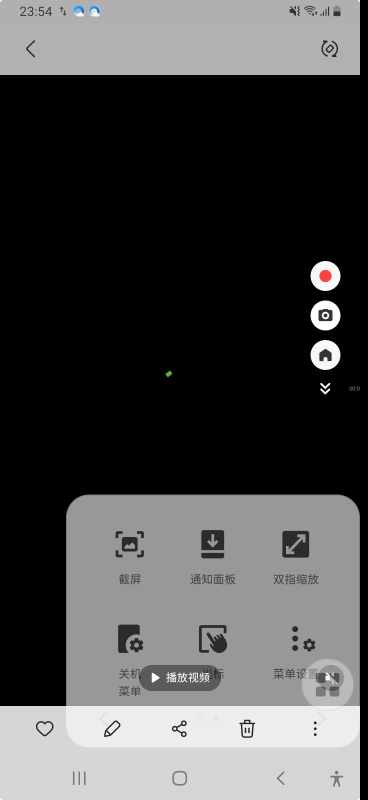
#> input picture exercise/snapshots/1653839694941.jpg, 736 x 1600 px (shown at 1/2 size); its folder holds only this picture in this run
$ python 07_05.py
#> lines starting #> are read from the running program, lines starting #| are printed output that depends on the picture
#你有一个目录，装了很多照片，把它们的尺寸变成都不大于 iPhone5 分辨率的大小。

import glob
from PIL import Image
import os

def resize_img(s):
#> called with s = (640, 1136)
    file_paths = glob.glob("./snapshots/*.jpg")
    print(file_paths)
    for p in file_paths:
        name = os.path.basename(p)
        img = Image.open(p)
#> img is the input picture: PIL image 736x1600 RGB; mean R, G, B 73.5, 73.4, 73.5
        print(img.format,img.size)
#| JPEG (736, 1600)
        img.thumbnail(s)
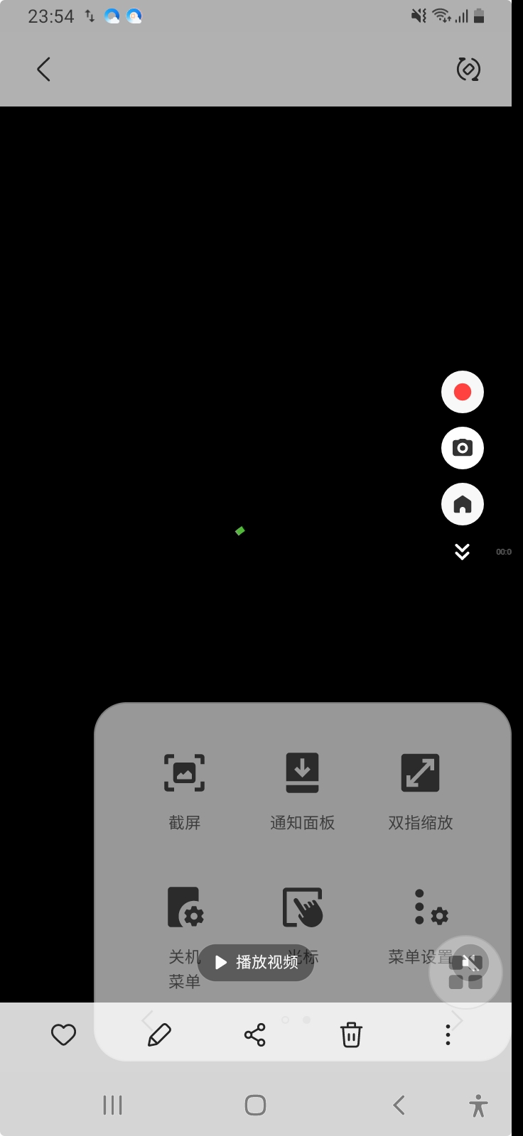
#> img: PIL image 523x1136 RGB; mean R, G, B 73.5, 73.5, 73.5
        img.save('./pic/'+name)
        print(img.format,img.size)
#| JPEG (523, 1136)

resize_img((640,1136))


# resize_img()


# 第 0006 题： 你有一个目录，放了你一个月的日记，都是 txt，为了避免分词的问题，假设内容都是英文，请统计出你认为每篇日记最重要的词。

# ing或-ed,-d,-t,-en或-n结尾的英语动词性形容词
def count_words():
    diary_files = glob.glob('./diary/*.txt')
    important_words = []
    for p in diary_files:
        with open(p,'r',encoding='utf-8') as f :
            data = f.readlines()
            dic = {}
            for d in data:
                words = d.split()
                for w in words:
                    if not (w.endswith('ing') and w.endswith("ed") and w.endswith("d") and w.endswith("en") and w.endswith("t")):
                        if w not in dic:
                            dic[w] = 1
                        else:
                            dic[w] += 1
            arr = sorted(dic.items(),key=lambda kv:(kv[1],kv[0]),reverse=True)
            # print(arr)
            # print(dic)
            print(arr[0])
            print(type(arr[0]))
            important_words.append(arr[0][0])
    print(important_words)

# count_words()

import re
from collections import Counter

def wc(file_name):
    print("comein====")
    exclud_words = ['the', 'in', 'of', 'and', 'to', 'has', 'that', 'this','s', 'is', 'are', 'a', 'with', 'as', 'an']
    words = []
    with open(file_name,'r',encoding="utf-8") as f:
        for data in f:
            d = re.sub("\"|,>|\.","",data.lower())
            words.extend(d.split())

    ws = Counter(words)
    for w in exclud_words:
        ws[w] = 0
    # print("ws:",ws)
    return ws.most_common(3)

def list_files():
    txts = glob.glob("./study/exercise/diary/*.txt")
    return txts

# [4 lines of commented-out code are left out]
